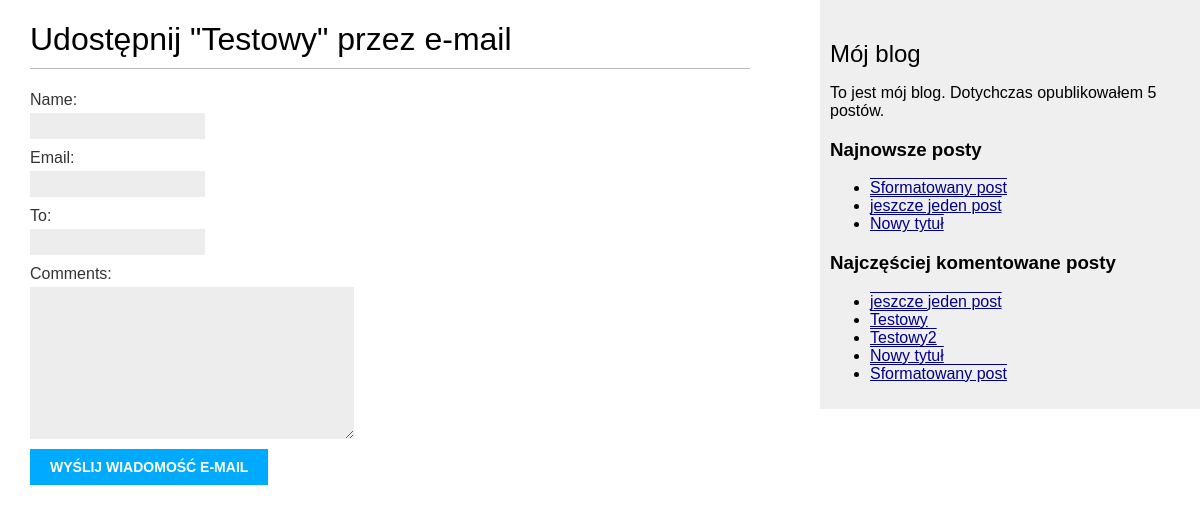
The app's page /my_blog/1/share/ with its own data.
### my_blog/models.py (models this page shows, shortened)
class Post(models.Model):
    STATUS_CHOICES=(
        ('draft', 'Draft'),
        ('published', 'Published'),
    )
    title = models.CharField(max_length=250)
    slug = models.SlugField(max_length=250,
                            unique_for_date='publish')
    author = models.ForeignKey(User,
                               on_delete=models.CASCADE,
                               related_name='blog_posts')
    body = models.TextField()
    publish = models.DateTimeField(default=timezone.now)
    created = models.DateTimeField(auto_now=True)
    updated = models.DateTimeField(auto_now=True)
    status = models.CharField(max_length=10,
                              choices=STATUS_CHOICES,
                              default='draft')
    objects = models.Manager()
    published = PublishedManager()
    tags = TaggableManager()
    class Meta:
        ordering = ('-publish',)
    def get_absolute_url(self):
        return reverse('my_blog:post_detail',
                       args=[self.publish.year,
                             self.publish.strftime('%m'),
                             self.publish.strftime('%d'),
                             self.slug])

### my_blog/views.py (the view)
def post_share(request, post_id):
    post = get_object_or_404(Post, id=post_id,status='published')
    sent = False
    if request.method == 'POST':
        form = EmailPostForm(request.POST)
        if form.is_valid():
            cd = form.cleaned_data
            post_url = request.build_absolute_uri(post.get_absolute_url())
            subject = '{} ({}) zachęca do przeczytania "{}"'.format(cd['name'], cd['email'], post.title)
            message = 'Przeczytaj post "{}" na stronie {}\n\n Komentarz dodany przez {}: {}'.format(post.title, post_url, cd['name'], cd['comments'])
            send_mail(subject, message, 'admin@myblog.com', [cd['to']])
            sent = True
    else:
        form = EmailPostForm()
    return render(request, 'my_blog/post/share.html', {'post':post,
                                                       'form': form,
                                                       'sent': sent})

### my_blog/forms.py
class EmailPostForm(forms.Form):
    name = forms.CharField(max_length=25)
    email = forms.EmailField()
    to = forms.EmailField()
    comments = forms.CharField(required=False,
                               widget=forms.Textarea)

### my_blog/models.py (called while the page is built)
    def get_queryset(self):
        return super(PublishedManager, self).get_queryset().filter(status='published')

### my_blog/templatetags/blog_tags.py (called while the page is built)
@register.simple_tag
def total_posts():
    return Post.published.count()

@register.inclusion_tag('my_blog/post/latest_posts.html')
def show_latest_posts(count=5):
    latest_posts = Post.published.order_by('-publish')[:count]
    return {'latest_posts': latest_posts}

@register.simple_tag
def get_most_commented_posts(count=5):
    return Post.published.annotate(total_comments=Count('comments')).order_by('-total_comments')[:count]

### my_blog/templates/my_blog/post/share.html (shortened to what this page needs)
{% extends 'my_blog/base.html' %}
{%  block content %}
    {%  if sent %}
        <h1>Wiadomość e-mail została wysłana</h1>
        <p>Wysłanie posta "{{  post.title }}" do {{ cd.to }} zakończyło sie sukcesem.</p>
    {%  else %}
        <h1>Udostępnij "{{ post.title }}" przez e-mail</h1>
        <form action="." method="post">
            {{ form.as_p }}
            <input type="submit" value="Wyślij wiadomość e-mail">
        </form>
    {% endif %}
{% endblock %}

### my_blog/templates/my_blog/base.html (shortened to what this page needs)
{% load blog_tags %}
{% load static %}
<!DOCTYPE html>
<html>
<head>
    <link href="{% static "css/blog.css" %}" rel="stylesheet">
</head>
<body>
<div id="content">
    {% block content %}
    {% endblock %}
</div>
<div id="sidebar">
    <h2>Mój blog</h2>
    <p>To jest mój blog. Dotychczas opublikowałem {% total_posts %} postów.</p>
    <h3>Najnowsze posty</h3>
    {% show_latest_posts 3 %}
    <h3>Najczęściej komentowane posty</h3>
    {% get_most_commented_posts as most_commented_posts %}
    <ul>
        {% for post in most_commented_posts %}
        <li>
            <a href="{{ post.get_absolute_url }}">{{ post.title }}</a>
        </li>
        {% endfor %}
    </ul>
</div>
</body>
</html>

### my_blog/templates/my_blog/post/latest_posts.html
<ul>
    {% for post in latest_posts %}
    <li>
        <a href="{{ post.get_absolute_url }}">{{ post.title }}</a>
    </li>
    {%  endfor %}
</ul>

### my_blog/static/css/blog.css (style rules this page uses)
body { margin:0; padding:0; font-family:helvetica, sans-serif; }
a { color:darkblue; text-decoration:overline underline; }
h1 { font-weight:normal; border-bottom:1px solid #bbb; padding:0 0 10px 0; }
h2 { font-weight:normal; margin:30px 0 0; }
#content { float:left; width:60%; padding:0 0 0 30px; }
#sidebar { float:right; width:30%; padding:10px; background:#efefef; height:100%; }
label { float:left; clear:both; color:#333; margin-bottom:4px; }
input, textarea { clear:both; float:left; margin:0 0 10px; background:#ededed; border:0; padding:6px 10px; font-size:12px; }
input[type=submit] { font-weight:bold; background:#00abff; color:#fff; padding:10px 20px; font-size:14px; text-transform:uppercase; }

### records on screen
Post: title "Testowy"
Post: title "Sformatowany post"
Post: title "jeszcze jeden post"
Post: title "Nowy tytuł"
Post: title "Testowy2"
